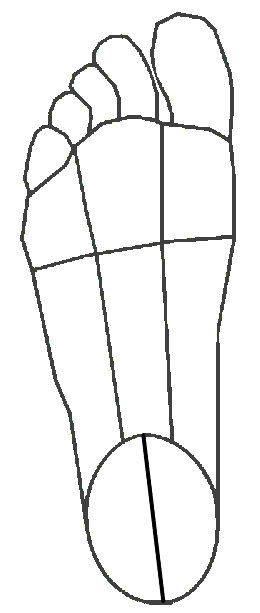
#> input picture surfaces/foot.png, 260 x 613 px
$ python surface.py
#> lines starting #> are read from the running program, lines starting #| are printed output that depends on the picture; after the words box and inside, x2 and y2 are one past the last pixel; in counts of white or black regions, pixels touching at a corner belong together
import numpy as np
import re
import os.path
import warnings
from scipy.sparse import csr_matrix
from scipy.sparse.csgraph import dijkstra
from scipy.ndimage.morphology import distance_transform_edt
from scipy.ndimage.morphology import binary_fill_holes,binary_dilation
from skimage.measure import label, find_contours, regionprops
from skimage.morphology import thin
from matplotlib import path
from PIL import Image

from .constants import foot_tags,foot_orig,foot_pxl_per_mm,foot_theta,foot_density

default_density = {('SA1',''):10., ('SA2',''):10., ('FA1',''):10.,('FA2',''):10.}

class Surface(object):
    """A representation of a finite surface, which can be subdivided into
    separate regions, and on which Afferent objects can be placed.
    """

    def __init__(self,**args):
        """Initializes a Surface object.

        Kwargs:
            orig (array): Origin of coordinate system in pixel space (default: [0,0]).
            pxl_per_mm (float): Conversion factor from pixels to millimeters (default: 1.).
            theta (float): Angle of first axis in pixel space in radians (default: 0.).
            filename (string): Filename (with optional path) to an image file
                containing surface outline (for example: 'surfaces/hand.tiff',
                default: None).
            outline (array): 2D matrix containing outline of surface (and subregions);
                if set to None (the default), and no image filename is given,
                surface will represent infinite sheet. This is intended to be used as an
                alternative to specifying a filename, if an outline is already present
                in array form.
            tags (list): List of region tags (default: all empty strings if outline
                image supplied, otherwise 'AMi').
            density (dict): Mapping between tuples containing 1) string denoting
                afferent class and 2) string denoting density tag, and float
                denoting afferent density in cm^2 (default: 10. for each mapping).
        """
        self.orig = args.get('orig',np.array([0., 0.]))
        self.pxl_per_mm = args.get('pxl_per_mm',1.)
        self.theta = args.get('theta',0.)
        self.rot2hand = np.array([[np.cos(self.theta), -np.sin(self.theta)],
            [np.sin(self.theta), np.cos(self.theta)]])
        self.rot2pixel = np.array([[np.cos(-self.theta), -np.sin(-self.theta)],
            [np.sin(-self.theta), np.cos(-self.theta)]])

        im = args.get('filename',None)
        if im is None:
            self.outline = args.get('outline',None)
        else:
            self.outline = image2outline(im,args.get('thres',250))

        if self.outline is None:
            self.num = 0
            self.density = {}
            self.tags = args.get('tags',['AMi'])
        else:
            self.outline = np.int64(thin(self.outline))
            labels,self.num = label(self.outline,connectivity=1,background=1,\
                return_num=True)
            regions = regionprops(np.flipud(labels))
            self.num -= 1
            self.boundary = []
            self._centers = []
            self._coords = []
            self._area = []
            for i in range(self.num):
                dd = distance_transform_edt(np.flipud(labels==(i+2)))

                xy = find_contours(dd,1)
                if len(xy)==0:
                    continue
                self.boundary.append(xy[0][:,::-1])
                self._centers.append(np.mean(xy[0][:,::-1],axis=0))
                self._area.append(regions[i+1].area)
                self._coords.append(regions[i+1].coords[:,::-1])
            self.num = len(self.boundary)
            self._centers = np.array(self._centers)
            self._area = np.array(self._area)

            self.bbox_min = np.zeros((self.num,2))
            self.bbox_max = np.zeros((self.num,2))
            for i in range(self.num):
                bb = bbox(self.boundary[i])
                self.bbox_min[i] = bb[0]
                self.bbox_max[i] = bb[1]

            self.tags = args.get('tags',['' for i in range(self.num)])
            self.density = args.get('density',default_density)

        self.construct_dist_matrix()


    @property
    def density(self):
        return self._density

    @density.setter
    def density(self,density):
        self._density = {}
        wflag = False
        for k in density.keys():
            k[1]
            idx = self.tag2idx(k[1])
            if len(idx)==0:
                warnings.warn("No matches found for tag '" + k[1] + "'.",
                    stacklevel=2)
            for i in idx:
                if (k[0],i) in self._density.keys():
                    wflag = True
                self._density[(k[0],i)] = density[k]
        if wflag:
            warnings.warn("Density assignment not unique. Please check tags.",
                stacklevel=2)
        if len(self._density.keys())<self.num*3:
            warnings.warn("Some regions have no density assigned.",
                stacklevel=2)

    def __str__(self):
        return 'Surface with ' + str(self.num) + ' regions.'

    def __len__(self):
        return len(self.num)

    @property
    def centers(self):
        return self.pixel2hand(self._centers)

    @property
    def area(self):
        return self._area/self.pxl_per_mm**2.

    @property
    def boundaries(self):
        return self.boundary

    # [21 lines left out: functions hand2pixel, pixel2hand, not called in this run]

    def tag2idx(self,tag):
        """Maps from surface tags to region ID numbers.

        Args:
            tag (str): Region tag.

        Returns:
            List of region ID numbers matching specified tag.
        """
        if self.tags is None:
            raise RuntimeError("No tags set for this surface.")
        if tag is None:
            return list(range(self.num))
        else:
            idx = [i for i in range(self.num) if len(re.findall(tag,self.tags[i]))>0]
            return idx

    # [87 lines left out: functions locate, sample_uniform, not called in this run]

    def construct_dist_matrix(self):
        """Constructs matrix of pair-wise distances between all pixels contained
        in the surface. This method is executed automatically when the outline
        variable is set during construction of the Surface object.
        """
        if self.outline is None:
            self.D = None
            return

        hand = np.fliplr(self.outline.T)
        hand = binary_fill_holes(hand)
        hand = binary_dilation(hand)

        idx = np.flatnonzero(hand.flatten())
        pos = np.reshape(np.arange(hand.size),hand.shape)

        shifts = [(1,0),(-1,0),(0,1),(0,-1),(1, 1),(-1,-1),(1,-1),(-1, 1)]
        dist = [1., 1., 1., 1., np.sqrt(2.), np.sqrt(2.), np.sqrt(2.), np.sqrt(2.)]

        nodes = np.array([],dtype=np.int64).reshape(0,2)
        weights = np.array([])
        for i in range(len(dist)):
            mask = np.logical_and(hand,np.roll(hand,shifts[i],axis=(0,1)))
            ind = np.flatnonzero(mask.flatten()[idx])
            pos_shift = np.roll(pos,shifts[i],axis=(0,1)).flatten()
            nodes = np.vstack((nodes,
                np.hstack((idx[ind][:,None],pos_shift[idx[ind]][:,None]))))
            weights = np.concatenate((weights, np.tile(dist[i]/self.pxl_per_mm,ind.size)))

        self.D = csr_matrix((weights,(nodes[:,0],nodes[:,1])),shape=(hand.size,hand.size))


    # [48 lines left out: function distance, not called in this run]


def bbox(xy):
    """Calculates bounding box for arbitrary boundary.
    """
    return np.vstack((np.min(xy,axis=0),np.max(xy,axis=0)))

def image2outline(filename,thres=250):
    """Converts image to greyscale and thresholds to generate binary outline.
    """
#> called with filename = 'surfaces/foot.png', thres = 250
    im = Image.open(filename)
#> im is the input picture: PIL image 260x613 RGB; mean R, G, B 241, 241, 240.9
    im = im.convert('L',dither=None)
#> im: PIL image 260x613 L
    outline = np.array(im)<thres
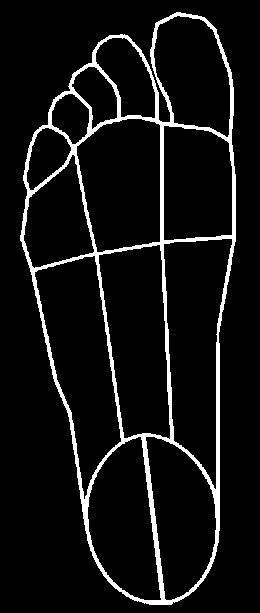
#> outline: shape (613, 260) bool; 7.3% white; 1 white region, box (x1, y1, x2, y2) and area: (20, 12, 236, 605) 11634
    return outline

null_surface = Surface()
foot_surface = Surface(filename=(os.path.dirname(os.path.dirname(__file__))\
       + '/surfaces/foot.png'),orig=foot_orig,pxl_per_mm=foot_pxl_per_mm,
        theta=foot_theta,density=foot_density,tags=foot_tags)
#> in __init__ (call 2), `self.outline = np.int64(thin(self.outline))`: self.outline: shape (613, 260) int64; values 0 (black) and 1 (white), 1.8% white in thin lines or dots, all inside (x1, y1, x2, y2) = (21, 14, 234, 603)
#> in __init__ (call 2), `labels,self.num = label(self.outline,connectivity=1,background=1,\ ret..`:
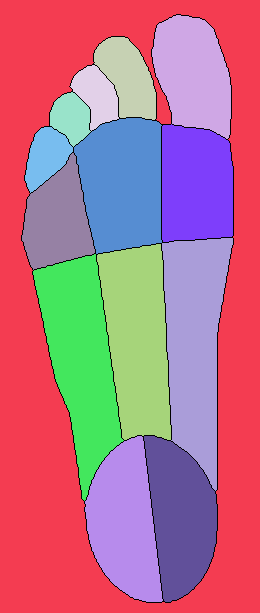
#> labels: shape (613, 260) int64; 15 distinct labels, from 0 to 14; one colour per label, 0 black
#> in __init__ (call 2), `labels,self.num = label(self.outline,connectivity=1,background=1,\ ret..`: self.num = 14
#> in __init__ (call 2), `regions = regionprops(np.flipud(labels))`: regions = 14 regions; largest, box (x1, y1, x2, y2) and area: (0, 0, 260, 613) 67193, (162, 122, 233, 375) 11682, (33, 112, 124, 359) 11605, (97, 173, 171, 369) 10728, (74, 359, 162, 495) 9668
#> in __init__ (call 2), `self.num -= 1`: self.num = 13
#> the loop in __init__ (call 2), `for i in range(self.num):` made 13 passes
#> xy on passes 1 to 12: 1 point arrays, longest 318 points, 1 point arrays, longest 217 points, 1 point arrays, longest 155 points, 1 point arrays, longest 125 points, 1 point arrays, longest 374 points, 1 point arrays, longest 344 points, 1 point arrays, longest 150 points, 1 point arrays, longest 282 points, 1 point arrays, longest 572 points, 1 point arrays, longest 487 points, 1 point arrays, longest 540 points, 1 point arrays, longest 376 points
#> pass 1, in __init__ (call 2), `dd = distance_transform_edt(np.flipud(labels==(i+2)))`:
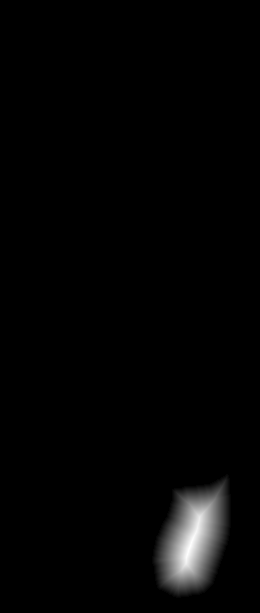
#> dd: shape (613, 260) float64; min 0, max 34.54, mean 0.6; drawn with min black and max white
#> after the loop in __init__ (call 2), `for i in range(self.num):`:
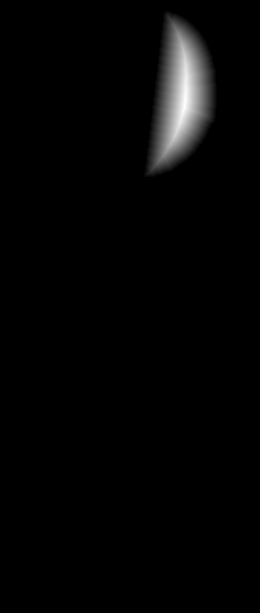
#> dd: shape (613, 260) float64; min 0, max 32.06, mean 0.7; drawn with min black and max white
#> after the loop in __init__ (call 2), `for i in range(self.num):`: self._area = [7144, 3253, 1831, 1501, 9668, 7671, 1898, 5300, 11682, 10728, 11605, 8706, 8277]; self._centers = [[193.8, 535.3], [128.1, 532.1], [96.5, 514.5], [70.5, 494.2], [123.5, 426.9], [194.4, 427], [44.65, 454.9], [58.89, 394.3], [196.5, 261.3], [137.9, 271.7], [81.17, 244.2], [127.6, 90.48], [177, 96.02]]; self._coords = 13 items; self.boundary = 13 point arrays, longest 572 points
#> in __init__ (call 2), `self._centers = np.array(self._centers)`: self._centers = 13 rows, first 8: [193.8, 535.3], [128.1, 532.1], [96.5, 514.5], [70.5, 494.2], [123.5, 426.9], [194.4, 427], [44.65, 454.9], [58.89, 394.3]
#> in __init__ (call 2), `self.bbox_min = np.zeros((self.num,2))`: self.bbox_min = 13 rows, first 8: [0, 0], [0, 0], [0, 0], [0, 0], [0, 0], [0, 0], [0, 0], [0, 0]
#> in __init__ (call 2), `self.bbox_max = np.zeros((self.num,2))`: self.bbox_max has the same summary as self.bbox_min
#> the loop in __init__ (call 2), `for i in range(self.num):` made 13 passes
#> bb on passes 1 to 12: [[152, 474], [230, 597]], [[94, 493], [155, 575]], [[70, 482], [118, 547]], [[50, 466], [90, 520]], [[74, 359], [161, 494]], [[162, 371], [232, 488]], [[25, 421], [72, 485]], [[22, 344], [94, 459]], [[162, 122], [232, 374]], [[97, 173], [170, 368]], [[33, 112], [123, 358]], [[85, 11], [162, 176]]
#> after the loop in __init__ (call 2), `for i in range(self.num):`: self.bbox_max = 13 rows, first 8: [230, 597], [155, 575], [118, 547], [90, 520], [161, 494], [232, 488], [72, 485], [94, 459]; self.bbox_min = 13 rows, first 8: [152, 474], [94, 493], [70, 482], [50, 466], [74, 359], [162, 371], [25, 421], [22, 344]
#> in construct_dist_matrix (call 2), `hand = np.fliplr(self.outline.T)`:
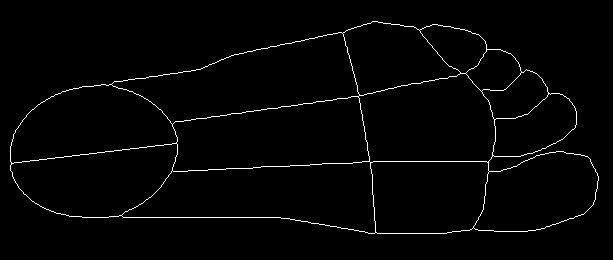
#> hand: shape (260, 613) int64; values 0 (black) and 1 (white), 1.8% white in thin lines or dots, all inside (x1, y1, x2, y2) = (10, 21, 599, 234)
#> in construct_dist_matrix (call 2), `hand = binary_fill_holes(hand)`: hand: shape (260, 613) bool; 57.8% white; 1 black region, box (x1, y1, x2, y2) and area: (0, 0, 613, 260) 67193
#> in construct_dist_matrix (call 2), `hand = binary_dilation(hand)`: hand: shape (260, 613) bool; 58.8% white; 1 black region, box (x1, y1, x2, y2) and area: (0, 0, 613, 260) 65706
#> in construct_dist_matrix (call 2), `pos = np.reshape(np.arange(hand.size),hand.shape)`:
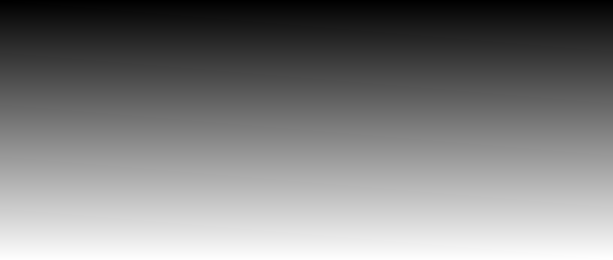
#> pos: shape (260, 613) int64; min 0, max 159379, mean 79689.5; drawn with min black and max white
#> in construct_dist_matrix (call 2), `dist = [1., 1., 1., 1., np.sqrt(2.), np.sqrt(2.), np.sqrt(2.), np.sqrt..`: dist = [1, 1, 1, 1, 1.41, 1.41, 1.41, 1.41]
#> in construct_dist_matrix (call 2), `nodes = np.array([],dtype=np.int64).reshape(0,2)`: nodes = empty array
#> the loop in construct_dist_matrix (call 2), `for i in range(len(dist)):` made 8 passes
#> pass 3, in construct_dist_matrix (call 2), `mask = np.logical_and(hand,np.roll(hand,shifts[i],axis=(0,1)))`:
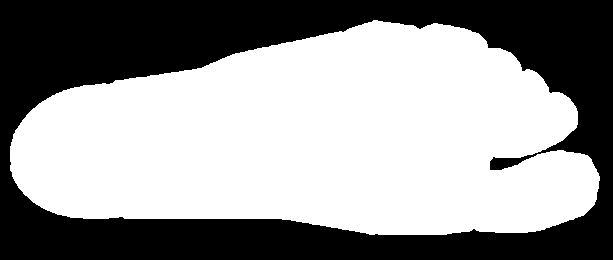
#> mask: shape (260, 613) bool; 58.6% white; 1 black region, box (x1, y1, x2, y2) and area: (0, 0, 613, 260) 65961
#> after the loop in construct_dist_matrix (call 2), `for i in range(len(dist)):`: nodes = 744548 pairs, first value 12632 to 143888, second value 12632 to 143888
